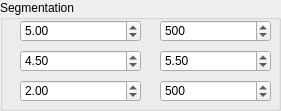
     <widget class="QGroupBox" name="Denoise_2">
      <property name="geometry">
       <rect>
        <x>360</x>
        <y>10</y>
        <width>281</width>
        <height>111</height>
       </rect>
      </property>
      <property name="autoFillBackground">
       <bool>false</bool>
      </property>
      <property name="title">
       <string>Segmentation</string>
      </property>
      <widget class="QDoubleSpinBox" name="SpinBox_Eucli_Seg">
       <property name="geometry">
        <rect>
         <x>20</x>
         <y>20</y>
         <width>121</width>
         <height>22</height>
        </rect>
       </property>
       <property name="minimum">
        <double>-1000000.000000000000000</double>
       </property>
       <property name="maximum">
        <double>10000000.000000000000000</double>
       </property>
       <property name="value">
        <double>5.000000000000000</double>
       </property>
      </widget>
      <widget class="QSpinBox" name="spinBox_minP_seg">
       <property name="geometry">
        <rect>
         <x>160</x>
         <y>20</y>
         <width>111</width>
         <height>22</height>
        </rect>
       </property>
       <property name="minimum">
        <number>-1000000</number>
       </property>
       <property name="maximum">
        <number>1000000</number>
       </property>
       <property name="value">
        <number>500</number>
       </property>
      </widget>
      <widget class="QDoubleSpinBox" name="SpinBox_minRadius">
       <property name="geometry">
        <rect>
         <x>20</x>
         <y>50</y>
         <width>121</width>
         <height>22</height>
        </rect>
       </property>
       <property name="minimum">
        <double>-1000000.000000000000000</double>
       </property>
       <property name="maximum">
        <double>1000000.000000000000000</double>
       </property>
       <property name="value">
        <double>4.500000000000000</double>
       </property>
      </widget>
      <widget class="QDoubleSpinBox" name="SpinBox_maxRadius">
       <property name="geometry">
        <rect>
         <x>160</x>
         <y>50</y>
         <width>111</width>
         <height>22</height>
        </rect>
       </property>
       <property name="minimum">
        <double>-10000000.000000000000000</double>
       </property>
       <property name="maximum">
        <double>1000000.000000000000000</double>
       </property>
       <property name="singleStep">
        <double>0.100000000000000</double>
       </property>
       <property name="value">
        <double>5.500000000000000</double>
       </property>
      </widget>
      <widget class="QDoubleSpinBox" name="SpinBox_DistThreshSeg">
       <property name="geometry">
        <rect>
         <x>20</x>
         <y>80</y>
         <width>121</width>
         <height>22</height>
        </rect>
       </property>
       <property name="maximum">
        <double>100000.000000000000000</double>
       </property>
       <property name="value">
        <double>2.000000000000000</double>
       </property>
      </widget>
      <widget class="QSpinBox" name="spinBox_Cylinder">
       <property name="geometry">
        <rect>
         <x>160</x>
         <y>80</y>
         <width>111</width>
         <height>22</height>
        </rect>
       </property>
       <property name="maximum">
        <number>1000000</number>
       </property>
       <property name="value">
        <number>500</number>
       </property>
      </widget>
     </widget>
